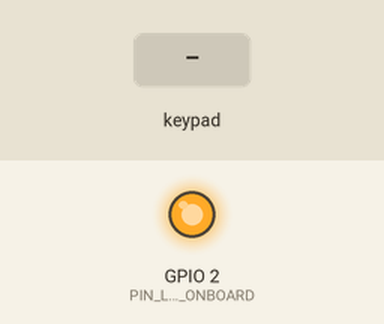
Bench run of a sketch on a simulated ESP32. Parts: output pins drawn as LEDs (lit = HIGH). Dashed ring = blinking. Inputs (shaded band) come from the test bench. What the sketch prints to the serial monitor is not drawn.

Above: at 1.7 s.
1.8 s: keypad keys 3 2 3 3 2 3 2 2 pressed 0.4 s apart
At 2.41 s:
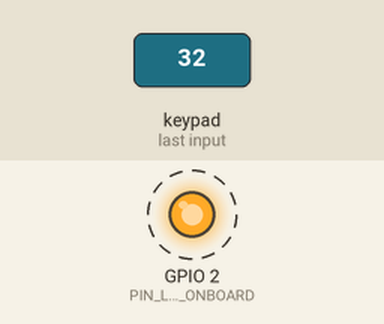
6.5 s: key 'A' pressed
At 7.7 s:
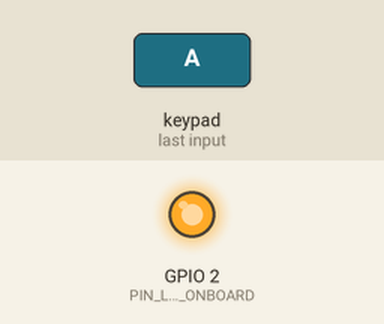
8.0 s: key '4' pressed
At 9.2 s:
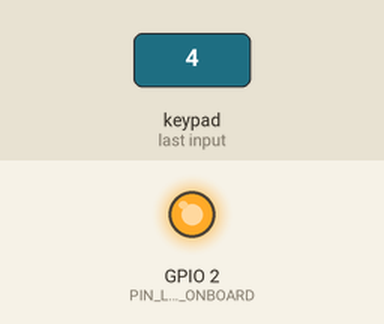
9.5 s: keypad keys 3 2 3 3 2 3 2 2 # pressed 0.4 s apart
At 10.11 s:
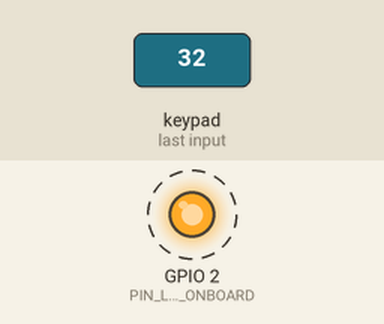
14.6 s: key '5' pressed
At 15.5 s:
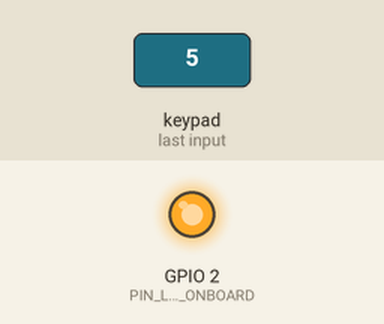
16.1 s: keypad keys 3 2 3 3 2 3 2 2 * pressed 0.4 s apart
At 16.71 s:
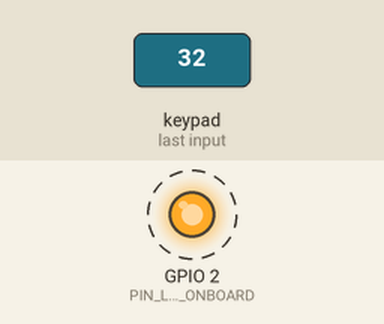
Timing chart, 0 to 20.8 s (numbered marks = the images above; inputs shaded):
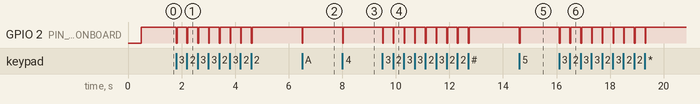

Measured:
- after the input at 1.8 s, GPIO 2 (PIN_LED_ONBOARD): alternates HIGH for 0.38 s and LOW for 0.03 s, 16 changes in all, then stays HIGH, starting at once
- after the input at 6.5 s, GPIO 2 (PIN_LED_ONBOARD): HIGH → LOW at once, → HIGH 0.03 s later
- after the input at 8.0 s, GPIO 2 (PIN_LED_ONBOARD): HIGH → LOW at once, → HIGH 0.03 s later
- after the input at 9.5 s, GPIO 2 (PIN_LED_ONBOARD): alternates HIGH for 0.37 s and LOW for 0.03 s, 18 changes in all, then stays HIGH, starting at once
- after the input at 14.6 s, GPIO 2 (PIN_LED_ONBOARD): HIGH → LOW at once, → HIGH 0.03 s later
- after the input at 16.1 s, GPIO 2 (PIN_LED_ONBOARD): alternates HIGH for 0.37 s and LOW for 0.03 s, 18 changes in all, then stays HIGH, starting at once

The sketch:

keypad_quick_test.ino
```cpp
/*
  =============================================================================
  iKwath - 4x4 Matrix Keypad Diagnostic Test Tool
  =============================================================================
  Hardware Connections (8-Pin Ribbon Header):
  - Pin 1 (Row 1: 1, 2, 3, A) --> ESP32 GPIO 32
  - Pin 2 (Row 2: 4, 5, 6, B) --> ESP32 GPIO 33
  - Pin 3 (Row 3: 7, 8, 9, C) --> ESP32 GPIO 23
  - Pin 4 (Row 4: *, 0, #, D) --> ESP32 GPIO 22
  - Pin 5 (Col 1: 1, 4, 7, *) --> ESP32 GPIO 21
  - Pin 6 (Col 2: 2, 5, 8, 0) --> ESP32 GPIO 17
  - Pin 7 (Col 3: 3, 6, 9, #) --> ESP32 GPIO 16
  - Pin 8 (Col 4: A, B, C, D) --> ESP32 GPIO 5

  Requirements:
  - Install 'Keypad' library by Mark Stanley, Alexander Brevig in Arduino IDE
    (Sketch -> Include Library -> Manage Libraries... -> search 'Keypad')
  =============================================================================
*/

#include <Arduino.h>
#include <Keypad.h>

const byte ROWS = 4;
const byte COLS = 4;

char keys[ROWS][COLS] = {
  {'1','2','3','A'},
  {'4','5','6','B'},
  {'7','8','9','C'},
  {'*','0','#','D'}
};

// Row & Column Pin Assignments for ESP32
byte rowPins[ROWS] = {32, 33, 23, 22}; // R1, R2, R3, R4
byte colPins[COLS] = {21, 17, 16, 5};  // C1, C2, C3, C4

Keypad keypad = Keypad(makeKeymap(keys), rowPins, colPins, ROWS, COLS);

#define PIN_LED_ONBOARD 2

void setup() {
  Serial.begin(115200);
  delay(500);

  pinMode(PIN_LED_ONBOARD, OUTPUT);
  digitalWrite(PIN_LED_ONBOARD, HIGH);

  Serial.println("\n=============================================================");
  Serial.println("         iKwath - 4x4 Matrix Keypad Diagnostic Test          ");
  Serial.println("=============================================================");
  Serial.println("Wiring Check (Looking at 8-pin ribbon left-to-right):");
  Serial.println("  Pin 1 (R1) -> GPIO 32   |  Pin 5 (C1) -> GPIO 21");
  Serial.println("  Pin 2 (R2) -> GPIO 33   |  Pin 6 (C2) -> GPIO 17");
  Serial.println("  Pin 3 (R3) -> GPIO 23   |  Pin 7 (C3) -> GPIO 16");
  Serial.println("  Pin 4 (R4) -> GPIO 22   |  Pin 8 (C4) -> GPIO 5");
  Serial.println("-------------------------------------------------------------");
  Serial.println(">> Press any key on the membrane keypad to test! <<\n");
}

void loop() {
  char key = keypad.getKey();

  if (key != NO_KEY) {
    // Blink LED on keypress
    digitalWrite(PIN_LED_ONBOARD, LOW);
    delay(30);
    digitalWrite(PIN_LED_ONBOARD, HIGH);

    Serial.printf("[KEYPAD] 🔘 Key Pressed: '%c'\n", key);

    // Show mapped action in iKwath machine
    switch (key) {
      case 'A': Serial.println("          ↳ Action: [START] Start Ayurvedic Kwatha Brew Cycle"); break;
      case 'B': Serial.println("          ↳ Action: [PAUSE] Pause / Resume Cycle"); break;
      case 'C': Serial.println("          ↳ Action: [CLEAN] Run Hot Water Cleaning Routine"); break;
      case 'D': Serial.println("          ↳ Action: [STOP] Emergency Stop / Reset"); break;
      case '*': Serial.println("          ↳ Action: [PUMP] Manual Water Pump Toggle"); break;
      case '#': Serial.println("          ↳ Action: [HEATER] Manual Heater Relay Toggle"); break;
      case '1': Serial.println("          ↳ Action: [PRESET] Set Target Volume: 100 mL"); break;
      case '2': Serial.println("          ↳ Action: [PRESET] Set Target Volume: 200 mL"); break;
      case '3': Serial.println("          ↳ Action: [PRESET] Set Target Volume: 400 mL"); break;
      case '4': Serial.println("          ↳ Action: [TEMP] Set Target Temp: 60 °C (Mild)"); break;
      case '5': Serial.println("          ↳ Action: [TEMP] Set Target Temp: 85 °C (Standard)"); break;
      case '6': Serial.println("          ↳ Action: [TEMP] Set Target Temp: 95 °C (Intense)"); break;
      default: break;
    }
  }
}
```
